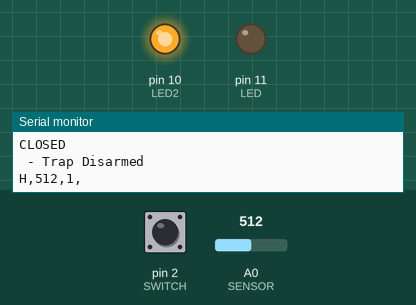
Recording of a sketch running on a simulated Arduino Uno, built with avr-gcc and run on an emulated ATmega328P. On the bench: output pins drawn as LEDs (lit = HIGH), the last lines printed to the serial monitor. Inputs (shaded band) come from the test bench; at power-on: pin 2 (SWITCH) HIGH, A0 (SENSOR) = 512.

Above: at 1.2 s.
1.3 s: pin 2 (SWITCH) pulled LOW for 0.15 s
At 1.39 s:
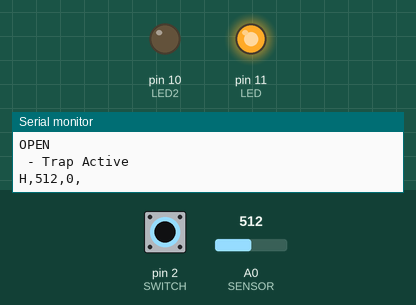
2.9 s: pin 2 (SWITCH) pulled LOW for 3.2 s
At 6.6 s:
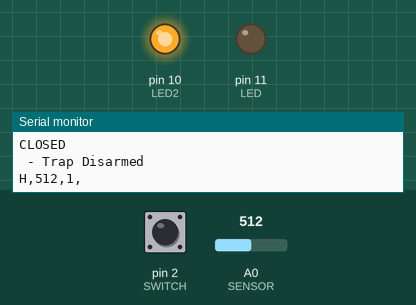
Timing chart, 0 to 8.1 s (numbered marks = the images above; inputs shaded):
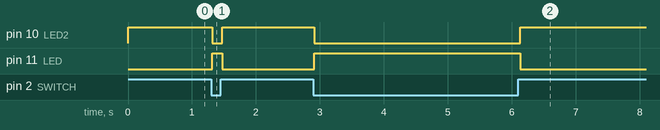

The sketch:

ToProctest.ino
```cpp
const int SENSOR = A0; //sensor hooked up to analog pin A0
const int SWITCH = 2;
const int LED = 11;
const int LED2=10;
int sensor_val = 0;
int switch_val = 0;

void setup() {
  pinMode (SENSOR, INPUT);
  pinMode (LED, OUTPUT);
  pinMode (LED2, OUTPUT);
  pinMode (SWITCH, INPUT_PULLUP);
  Serial.begin(115200);
}

void loop() {
  sensor_val = analogRead(SENSOR); //read sensor and assign to variable called val
  switch_val = digitalRead(SWITCH);
 // analogWrite(LED, sensor_val/4);

 if(switch_val == LOW){
    Serial.println("OPEN");
   }else if(switch_val ==HIGH){
    Serial.println("CLOSED");
    }
 //Door sensor together and pressure on FSR = RED LIGHT/NO WHITE(NOT safe)
   if (switch_val == LOW && sensor_val >250) { // if button is pressed (voltage received on pin 2)
    Serial.println(" - Trap Active");
    digitalWrite(LED, HIGH);
    digitalWrite(LED2,LOW);// send voltage to LED pin

    //Door sensor apart and no pressure on FSR = White LIGHT/Safe
  } else if (switch_val == HIGH || switch_val ==LOW && sensor_val<250){   //otherwise
    Serial.println(" - Trap Disarmed");
    digitalWrite(LED, LOW);
    digitalWrite(LED2,HIGH);
  }


  Serial.print('H'); // unique header to identify start of message
  Serial.print(",");
  Serial.print(sensor_val,DEC);
  Serial.print(",");
  Serial.print(switch_val,DEC);
  Serial.print(",");  // note that a comma is sent after the last field
  Serial.println();  // send a cr/lf

  delay(30); // Wait 100 milliseconds
}
```

Measured:
- after the input at 1.3 s, pin 10 (LED2): HIGH → LOW at once, → HIGH 0.15 s later; pin 11 (LED): LOW → HIGH at once, → LOW 0.15 s later
- after the input at 2.9 s, pin 10 (LED2): HIGH → LOW at once, → HIGH 3.2 s later; pin 11 (LED): LOW → HIGH at once, → LOW 3.2 s later
